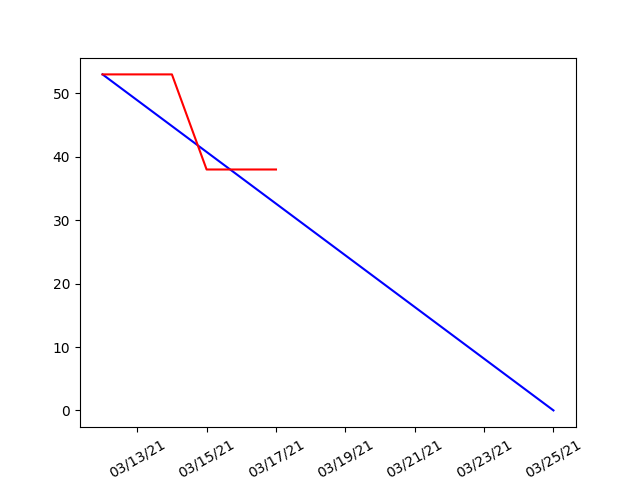

The script that saved this image:
import matplotlib.pyplot as plt
from matplotlib.dates import (YEARLY, DateFormatter, date2num,
                              rrulewrapper, RRuleLocator, drange)
import datetime
from functools import reduce
from datetime import date, timedelta

class ID:
    cpt = 0
    def __init__(self):
        ID.cpt += 1
        self.id = ID.cpt

DEBUT = date(2021, 3, 12)
FIN = date(2021, 3, 25)
TASKS = [
    {"id": ID(),"task": "menu gauche", "date": date(2021,3,15), "point": 5},
    {"id": ID() ,"task": "ajout modif delete patient", "date": None, "point": 8},
    {"id": ID(), "task": "ajout modif doc", "date": date(2021,3,15), "point": 5},
    {"id":ID() ,"task": "ajout medecin", "date": None, "point": 3},
    {"id":ID(), "task": "recherche patient", "date": None, "point": 3},
    {"id":ID(), "task": "fiche patient / list appel", "date": None, "point": 5},
    {"id": ID(), "task": "page alerte", "date": None, "point": 5},
    {"id":ID() ,"task": "menu gauche", "date": date(2021,3,15), "point": 5},
    {"id":ID() ,"task": "ajout modif delete staff", "date": None, "point": 8},
    {"id":ID(), "task": "liste staff", "date": None, "point": 3},
    {"id": ID() ,"task": "ajout modif delete appel", "date": None, "point": 3},
    ]

def add_task(task, point):
    TASKS.append({"id": ID(), "task": task, "point": point, "date": None})

def task_done(id):
    task = next((task for task in TASKS if task["id"].id == id), None)
    task["date"] = datetime.date.today()

    
def tasks_to_string():
    string = ''
    for task in TASKS:
        string += f"id {task['id'].id} {task['task']} {task['point']} "
        if task["date"]:
            string += f"fait le {task['date']}"
        string += '\n'
    return string


def get_number_storypoint(tasks):
    point = 0
    for task in tasks:
        point += task["point"]
    return point 

def create_courbe_effectif(tasks, story_point):
    dates = drange(DEBUT, datetime.date.today(), timedelta(days=1))
    effectif = []
    current = story_point
    for date in dates:
        points_done = [t["point"] for t in filter(lambda task: date2num(task['date']) == date, tasks)]
        current -= reduce(lambda t1, t2: t1 + t2, points_done, 0)
        effectif.append(current)
    plt.plot_date(dates, effectif, "r-")


def create_and_save():
    # tick every 5th easter
    formatter = DateFormatter('%m/%d/%y')

    STORY_POINT = get_number_storypoint(TASKS)
    fig, ax = plt.subplots()
    plt.plot_date([DEBUT, FIN], [STORY_POINT,0], "b-")
    create_courbe_effectif(TASKS, STORY_POINT)
    ax.xaxis.set_major_formatter(formatter)
    ax.xaxis.set_tick_params(rotation=30, labelsize=10)
    plt.savefig(fname='burndown')
